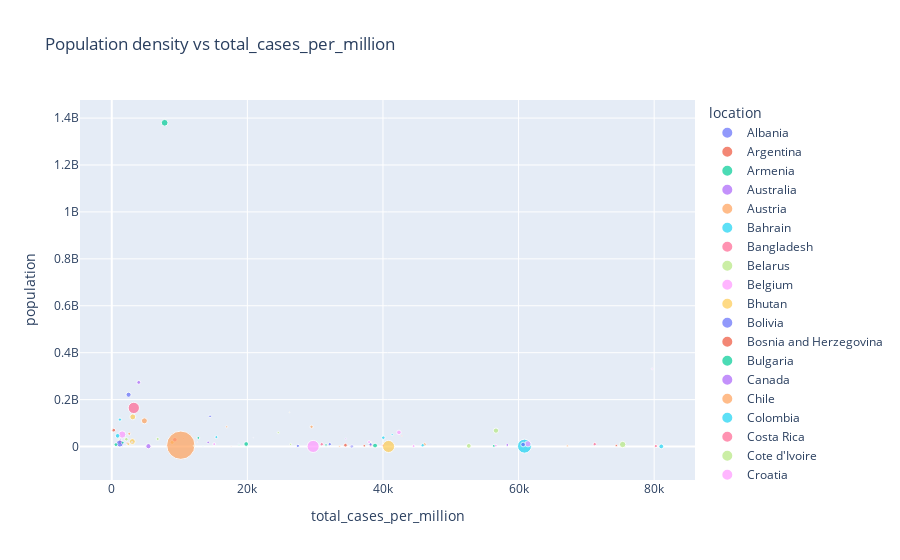

Source (notebook cell):
### Code cell
px.scatter(odfdt,x='total_cases_per_million',y='population', size = 'population_density',
           color='location', hover_data=['location'],
           title='Population density vs total_cases_per_million')
